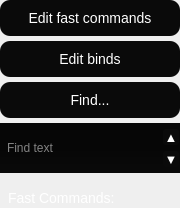
                          <widget class="QFrame" name="buttons_in_terminal">
                           <property name="sizePolicy">
                            <sizepolicy hsizetype="Preferred" vsizetype="Fixed">
                             <horstretch>0</horstretch>
                             <verstretch>0</verstretch>
                            </sizepolicy>
                           </property>
                           <property name="minimumSize">
                            <size>
                             <width>180</width>
                             <height>153</height>
                            </size>
                           </property>
                           <property name="maximumSize">
                            <size>
                             <width>180</width>
                             <height>16777215</height>
                            </size>
                           </property>
                           <layout class="QVBoxLayout" name="verticalLayout_6">
                            <property name="spacing">
                             <number>5</number>
                            </property>
                            <property name="leftMargin">
                             <number>0</number>
                            </property>
                            <property name="topMargin">
                             <number>0</number>
                            </property>
                            <property name="rightMargin">
                             <number>0</number>
                            </property>
                            <property name="bottomMargin">
                             <number>0</number>
                            </property>
                            <item>
                             <widget class="QPushButton" name="button_edit_FSC">
                              <property name="sizePolicy">
                               <sizepolicy hsizetype="Preferred" vsizetype="Fixed">
                                <horstretch>0</horstretch>
                                <verstretch>0</verstretch>
                               </sizepolicy>
                              </property>
                              <property name="minimumSize">
                               <size>
                                <width>180</width>
                                <height>36</height>
                               </size>
                              </property>
                              <property name="maximumSize">
                               <size>
                                <width>180</width>
                                <height>36</height>
                               </size>
                              </property>
                              <property name="cursor">
                               <cursorShape>PointingHandCursor</cursorShape>
                              </property>
                              <property name="layoutDirection">
                               <enum>Qt::LeftToRight</enum>
                              </property>
                              <property name="styleSheet">
                               <string notr="true">QPushButton{
	border: 3px solid lime;
	border-radius: 10px;
	background-color: rgb(10, 10, 10);
	color: white;
	font-size: 14px;
	border: none;
}
QPushButton:hover{
	color: black;
	background-color: #FFDAB9;
}
QPushButton:checked{
	color: black;
	background-color: #FFDAB9;
}
</string>
                              </property>
                              <property name="text">
                               <string>Edit fast commands</string>
                              </property>
                              <property name="checkable">
                               <bool>false</bool>
                              </property>
                              <property name="checked">
                               <bool>false</bool>
                              </property>
                             </widget>
                            </item>
                            <item>
                             <widget class="QPushButton" name="button_edit_binds">
                              <property name="sizePolicy">
                               <sizepolicy hsizetype="Preferred" vsizetype="Fixed">
                                <horstretch>0</horstretch>
                                <verstretch>0</verstretch>
                               </sizepolicy>
                              </property>
                              <property name="minimumSize">
                               <size>
                                <width>180</width>
                                <height>36</height>
                               </size>
                              </property>
                              <property name="maximumSize">
                               <size>
                                <width>180</width>
                                <height>36</height>
                               </size>
                              </property>
                              <property name="cursor">
                               <cursorShape>PointingHandCursor</cursorShape>
                              </property>
                              <property name="layoutDirection">
                               <enum>Qt::LeftToRight</enum>
                              </property>
                              <property name="styleSheet">
                               <string notr="true">QPushButton{
	border: 3px solid lime;
	border-radius: 10px;
	background-color: rgb(10, 10, 10);
	color: white;
	font-size: 14px;
	border: none;
}
QPushButton:hover{
	color: black;
	background-color: #FFDAB9;
}
QPushButton:checked{
	color: black;
	background-color: #FFDAB9;
}
</string>
                              </property>
                              <property name="text">
                               <string>Edit binds</string>
                              </property>
                              <property name="checkable">
                               <bool>false</bool>
                              </property>
                              <property name="checked">
                               <bool>false</bool>
                              </property>
                             </widget>
                            </item>
                            <item>
                             <widget class="QPushButton" name="button_find_in_console">
                              <property name="sizePolicy">
                               <sizepolicy hsizetype="Preferred" vsizetype="Fixed">
                                <horstretch>0</horstretch>
                                <verstretch>0</verstretch>
                               </sizepolicy>
                              </property>
                              <property name="minimumSize">
                               <size>
                                <width>180</width>
                                <height>36</height>
                               </size>
                              </property>
                              <property name="maximumSize">
                               <size>
                                <width>180</width>
                                <height>36</height>
                               </size>
                              </property>
                              <property name="cursor">
                               <cursorShape>PointingHandCursor</cursorShape>
                              </property>
                              <property name="layoutDirection">
                               <enum>Qt::LeftToRight</enum>
                              </property>
                              <property name="styleSheet">
                               <string notr="true">QPushButton{
	border: 3px solid lime;
	border-radius: 10px;
	background-color: rgb(10, 10, 10);
	color: white;
	font-size: 14px;
	border: none;
}
QPushButton:hover{
	color: black;
	background-color: #FFDAB9;
}
QPushButton:checked{
	color: black;
	background-color: #FFDAB9;
}
</string>
                              </property>
                              <property name="text">
                               <string>Find...</string>
                              </property>
                              <property name="checkable">
                               <bool>true</bool>
                              </property>
                              <property name="checked">
                               <bool>false</bool>
                              </property>
                             </widget>
                            </item>
                            <item>
                             <widget class="QFrame" name="find_label_2">
                              <property name="sizePolicy">
                               <sizepolicy hsizetype="Preferred" vsizetype="Fixed">
                                <horstretch>0</horstretch>
                                <verstretch>0</verstretch>
                               </sizepolicy>
                              </property>
                              <property name="minimumSize">
                               <size>
                                <width>180</width>
                                <height>0</height>
                               </size>
                              </property>
                              <property name="maximumSize">
                               <size>
                                <width>180</width>
                                <height>50</height>
                               </size>
                              </property>
                              <property name="styleSheet">
                               <string notr="true">background-color: qlineargradient(spread:pad, x1:0.5, y1:1, x2:0.5, y2:0, stop:0 rgba(10, 10, 10, 255), stop:0.5 rgba(6, 6, 6, 255));
</string>
                              </property>
                              <layout class="QHBoxLayout" name="find_label">
                               <property name="spacing">
                                <number>3</number>
                               </property>
                               <property name="sizeConstraint">
                                <enum>QLayout::SetMinAndMaxSize</enum>
                               </property>
                               <property name="leftMargin">
                                <number>0</number>
                               </property>
                               <property name="topMargin">
                                <number>0</number>
                               </property>
                               <property name="rightMargin">
                                <number>0</number>
                               </property>
                               <property name="bottomMargin">
                                <number>0</number>
                               </property>
                               <item>
                                <widget class="QLineEdit" name="Find_line">
                                 <property name="minimumSize">
                                  <size>
                                   <width>0</width>
                                   <height>50</height>
                                  </size>
                                 </property>
                                 <property name="maximumSize">
                                  <size>
                                   <width>16777215</width>
                                   <height>50</height>
                                  </size>
                                 </property>
                                 <property name="styleSheet">
                                  <string notr="true">selection-background-color:  #FFDAB9;
selection-color: black;
background-color: rgba(0,0,0,0);
color: white;
font-size: 12px;
border-radius: 4px;
padding-left: 5px;</string>
                                 </property>
                                 <property name="placeholderText">
                                  <string>Find text</string>
                                 </property>
                                </widget>
                               </item>
                               <item>
                                <widget class="QFrame" name="find_updown_btns_2">
                                 <property name="maximumSize">
                                  <size>
                                   <width>16777215</width>
                                   <height>50</height>
                                  </size>
                                 </property>
                                 <layout class="QVBoxLayout" name="find_updown_btns">
                                  <property name="spacing">
                                   <number>1</number>
                                  </property>
                                  <property name="leftMargin">
                                   <number>1</number>
                                  </property>
                                  <property name="topMargin">
                                   <number>1</number>
                                  </property>
                                  <property name="rightMargin">
                                   <number>1</number>
                                  </property>
                                  <property name="bottomMargin">
                                   <number>1</number>
                                  </property>
                                  <item>
                                   <widget class="QPushButton" name="upBotton">
                                    <property name="minimumSize">
                                     <size>
                                      <width>16</width>
                                      <height>16</height>
                                     </size>
                                    </property>
                                    <property name="maximumSize">
                                     <size>
                                      <width>16</width>
                                      <height>16</height>
                                     </size>
                                    </property>
                                    <property name="styleSheet">
                                     <string notr="true">QPushButton{
	border-radius: 3px;
	background-color: rgb(10, 10, 10);
	color: white;
	font-size: 13px;
	border: none;
}
QPushButton:hover{
	color: black;
	background-color: #FFDAB9;
}
</string>
                                    </property>
                                    <property name="text">
                                     <string>▲</string>
                                    </property>
                                   </widget>
                                  </item>
                                  <item>
                                   <widget class="QPushButton" name="downBotton">
                                    <property name="minimumSize">
                                     <size>
                                      <width>16</width>
                                      <height>16</height>
                                     </size>
                                    </property>
                                    <property name="maximumSize">
                                     <size>
                                      <width>16</width>
                                      <height>16</height>
                                     </size>
                                    </property>
                                    <property name="styleSheet">
                                     <string notr="true">QPushButton{
	border-radius: 3px;
	background-color: rgb(10, 10, 10);
	color: white;
	font-size: 13px;
	border: none;
}
QPushButton:hover{
	color: black;
	background-color: #FFDAB9;
}
</string>
                                    </property>
                                    <property name="text">
                                     <string>▼</string>
                                    </property>
                                   </widget>
                                  </item>
                                 </layout>
                                </widget>
                               </item>
                              </layout>
                             </widget>
                            </item>
                            <item>
                             <widget class="QLabel" name="label">
                              <property name="minimumSize">
                               <size>
                                <width>0</width>
                                <height>30</height>
                               </size>
                              </property>
                              <property name="maximumSize">
                               <size>
                                <width>16777215</width>
                                <height>20</height>
                               </size>
                              </property>
                              <property name="styleSheet">
                               <string notr="true">Color: White;
padding-left: 5px;
font-size: 14px;</string>
                              </property>
                              <property name="text">
                               <string>Fast Commands:</string>
                              </property>
                             </widget>
                            </item>
                           </layout>
                          </widget>
